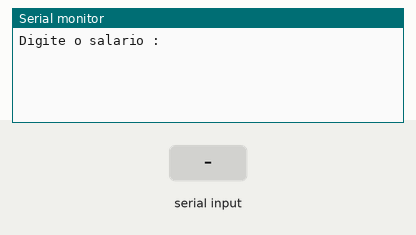
Bench run of a sketch on a simulated Arduino Uno, built with avr-gcc and run on an emulated ATmega328P. Shown: the last lines printed to the serial monitor. The test bench sets the inputs (shaded band).

Above: at 2.2 s.
2.3 s: "90,45\n" received over Serial
At 3.1 s:
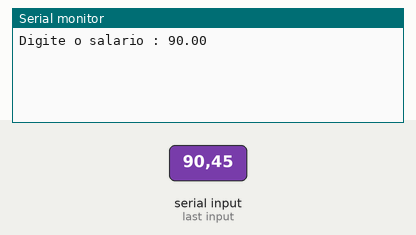
4.8 s: "30,150\n" received over Serial
At 8.1 s:
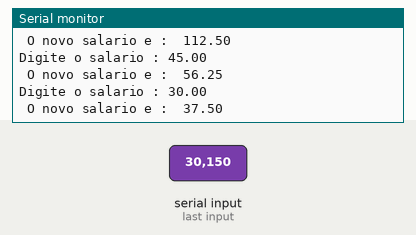
Timing chart, 0 to 9.6 s (numbered marks = the images above; inputs shaded):
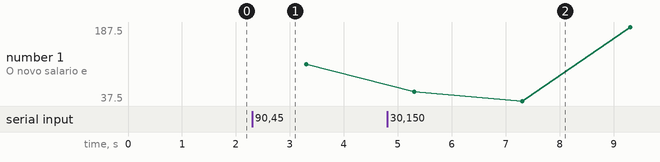

Measured:
- after the input at 2.3 s, the serial monitor: prints a new line at once (image 1)
- after the input at 4.8 s, the serial monitor: prints a new line after 1.5 s (image 2)
- plotted number 1: 112.5 → 187.5 after the input at 4.8 s

The sketch:

exercicio_salario_1.ino
```cpp
float sal_atual, novo_sal;

void setup() {

  Serial.begin(9600);

  delay(1000);

}

void loop() {

  Serial.print("Digite o salario : ");
  sal_atual = aguardaEntrada();
  Serial.println(sal_atual);
  delay(1000);
  novo_sal = sal_atual + sal_atual * 1/4 ;

  Serial.print (" O novo salario e :  ");
  Serial.println (novo_sal);
  delay(1000);

}

float aguardaEntrada()
  {
    while(!Serial.available())
    {

    }

    return Serial.parseFloat();
  }
```
